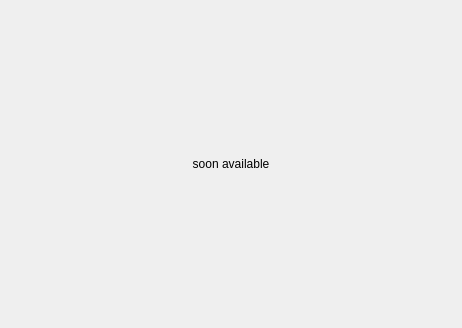
<?xml version="1.0" encoding="UTF-8"?>
<ui version="4.0">
 <class>UserArea</class>
 <widget class="QWidget" name="UserArea">
  <property name="geometry">
   <rect>
    <x>0</x>
    <y>0</y>
    <width>462</width>
    <height>328</height>
   </rect>
  </property>
  <property name="windowTitle">
   <string notr="true">Form</string>
  </property>
  <property name="autoFillBackground">
   <bool>true</bool>
  </property>
  <layout class="QGridLayout" name="gridLayout">
   <item row="0" column="0">
    <widget class="QLabel" name="label">
     <property name="text">
      <string notr="true">soon available</string>
     </property>
     <property name="alignment">
      <set>Qt::AlignCenter</set>
     </property>
    </widget>
   </item>
  </layout>
 </widget>
 <resources/>
 <connections/>
</ui>
